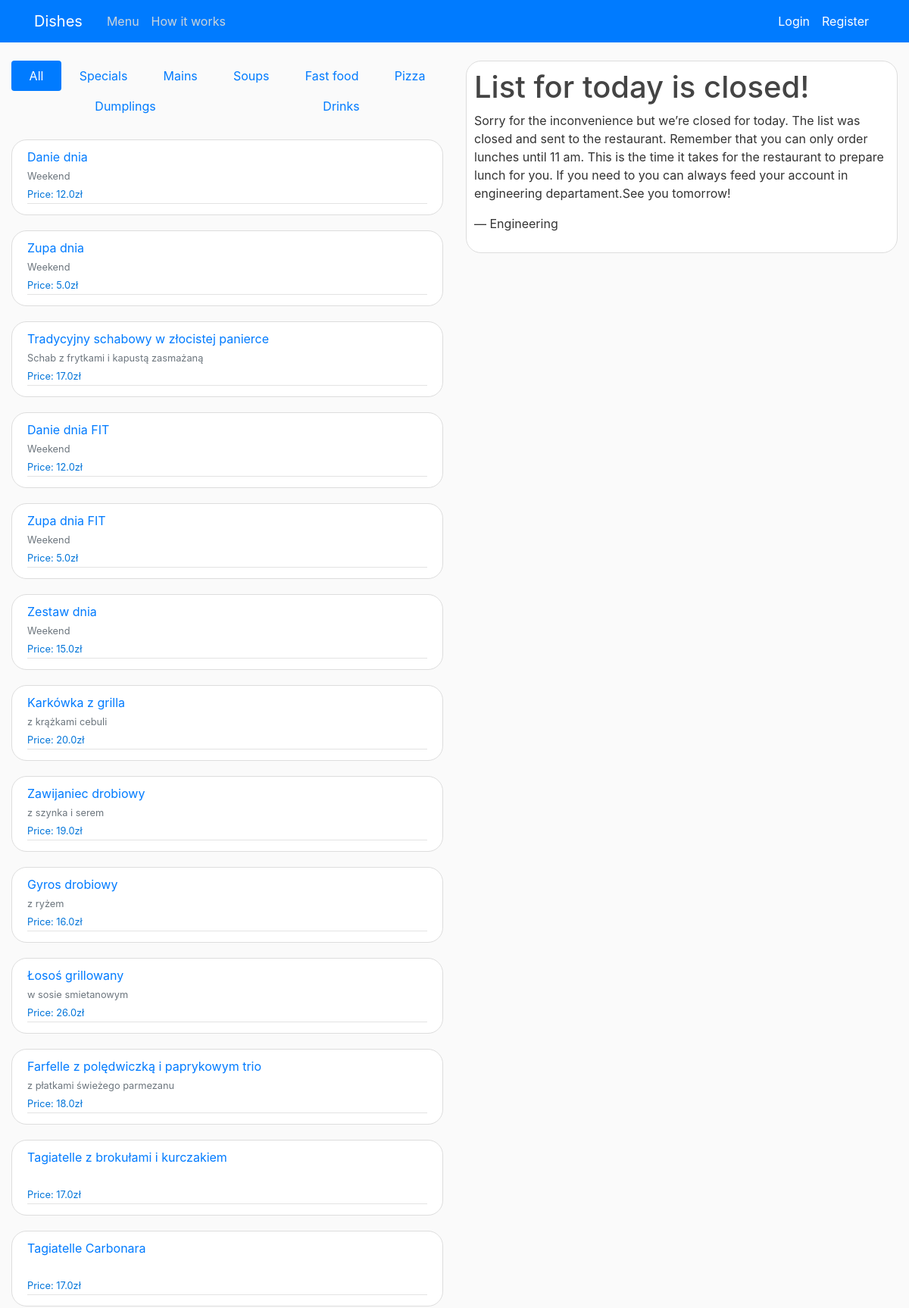
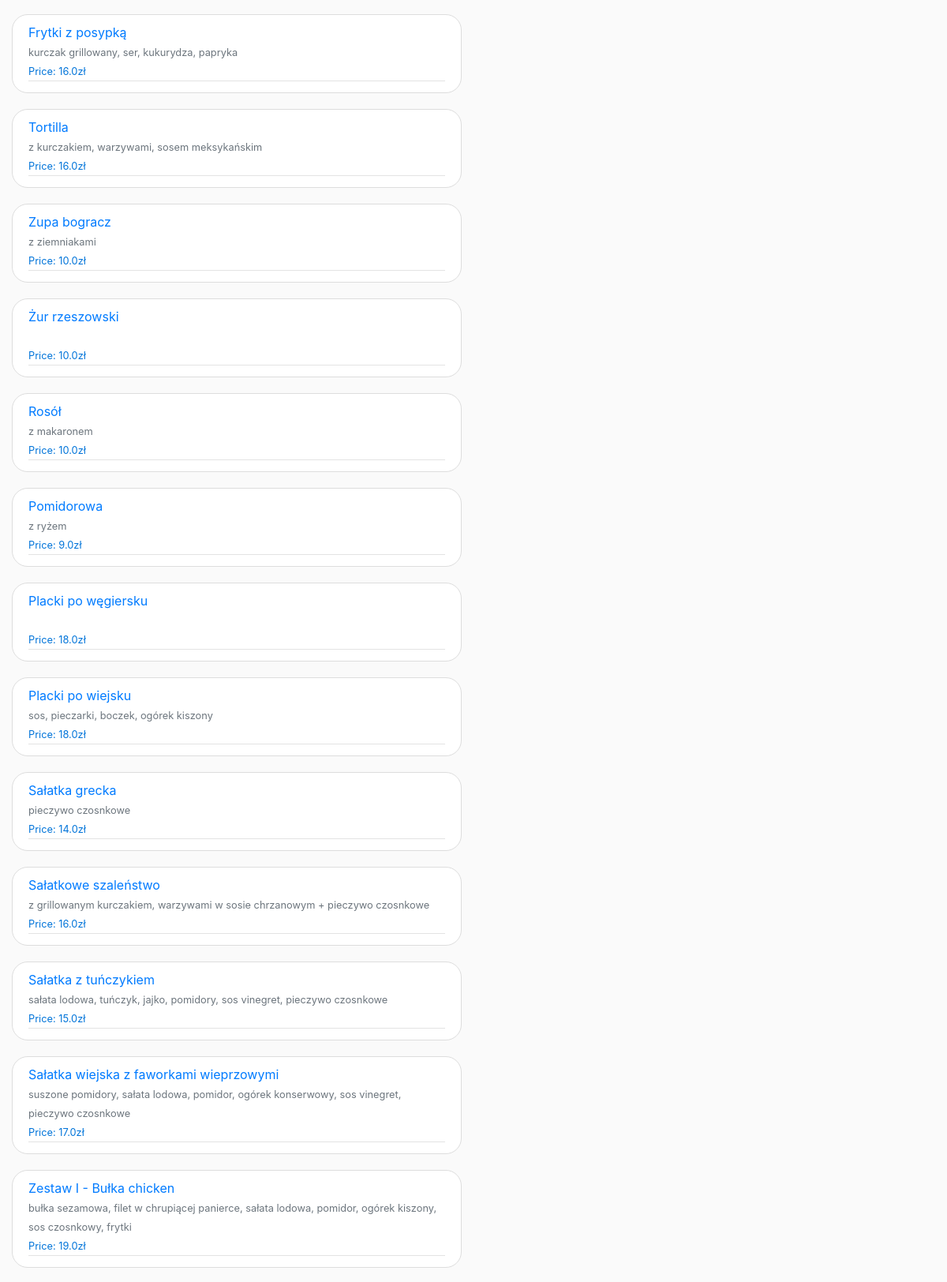
The page / (upper part) on the database its author committed (2 pictures, top to bottom).
### shop/models.py (models this page shows, shortened)
class Dish(models.Model):
    name = models.CharField(max_length=100)
    ingredient = models.CharField(max_length=250, blank=True)
    price = models.FloatField()
    dish_type = models.CharField(max_length=20)
    dish_addon = models.BooleanField(default=True)

### shop/views.py (the view)
# urls.py: 2. Add a URL to urlpatterns:  path('', views.home, name='home')
def home (request):
    context = {
        'dish': selectMenu('all'),
        'type': 'all',
        'hoursStart': startTime,
        'hoursEnd': endTime,
        'time': datetime.now()
    }
    try:
        values = countTotalPrice(request.user)
        context.update({'cart': values["items_in_cart"], 'sum_price': values["total_price"]})
        money = Profile.objects.get(user=request.user).money
        context.update({'money': money})
    except:
        pass
    return render(request, 'shop/home.html',context)

### shop/views.py (called while the page is built)
def countTotalPrice(user):
    items_in_cart = Cart.objects.filter(user=user)
    total_price = 0
    for item in items_in_cart:
        composition_price = item.composition.dish.price + item.composition.addon.price
        total_price += composition_price * item.quantity
    value_to_return ={
        'total_price': total_price,
        'items_in_cart': items_in_cart
    }
    return value_to_return

### shop/templates/shop/home.html (shortened to what this page needs)
{% extends 'shop/base.html' %}
{% block content %}
<nav class="nav nav-pills flex-column flex-sm-row">
    {% if type == 'all' %}
        <a class="flex-sm-fill text-sm-center nav-link active" href="{% url 'shop-select' 'all' %}">All</a>
        <a class="flex-sm-fill text-sm-center nav-link" href="{% url 'shop-select' 'special'%}">Specials</a>
        <a class="flex-sm-fill text-sm-center nav-link" href="{% url 'shop-select' 'main'%}">Mains</a>
        <a class="flex-sm-fill text-sm-center nav-link" href="{% url 'shop-select' 'soup'%}">Soups</a>
        <a class="flex-sm-fill text-sm-center nav-link" href="{% url 'shop-select' 'fastfood'%}">Fast food</a>
        <a class="flex-sm-fill text-sm-center nav-link" href="{% url 'shop-select' 'pizza'%}">Pizza</a>
        <a class="flex-sm-fill text-sm-center nav-link" href="{% url 'shop-select' 'dumplig'%}">Dumplings</a>
        <a class="flex-sm-fill text-sm-center nav-link" href="{% url 'shop-select' 'drinks'%}">Drinks</a>
    {% endif %}
</nav>
<br>
{% for menu in dish %}
    <article class="media content-section">
        <div class="media-body">
            <div class="article-metadata">
                <a class="mr-2" href="{% url 'shop-open-dish' menu.id %}">{{ menu.name }}</a><br>
                <small class="text-muted">{{ menu.ingredient }}</small><br>
                <small class="article-content" style='color:#0074d9'>Price: {{ menu.price }}zł</small>
            </div>
        </div>
    </article>
{% endfor %}
{% endblock content %}

### shop/templates/shop/base.html (shortened to what this page needs)
{% load static %}
{% load django_template_maths %}
<!DOCTYPE html>
<html>
<head>
    <link rel="stylesheet" href="https://stackpath.bootstrapcdn.com/bootstrap/4.5.2/css/bootstrap.min.css">
    <link rel="stylesheet" type="text/css" href="{% static 'shop/main.css' %}">
</head>
<body>
    <header class="site-header">
        <nav class="navbar navbar-expand-md navbar-dark bg-primary fixed-top">
            <div class="container">
                <a class="navbar-brand mr-4">Dishes</a>
                <div class="collapse navbar-collapse" id="navbarToggle">
                    <div class="navbar-nav mr-auto">
                        <a class="nav-item nav-link" href="{% url 'shop-home' %}">Menu</a>
                        <a class="nav-item nav-link" href="{% url 'shop-about' %}">How it works</a>
                    </div>
                     <div class="navbar-nav">
                        {% if user.is_authenticated %}
                            <a class="nav-item nav-link" style="color: #ffffff" href="{% url 'logout' %}">Logout</a>
                            <a class="nav-item nav-link" style="color: #ffffff" href="{% url 'profile' %}">{{ user.username }} : {{money|floatformat}}zł</a>
                        {% else %}
                            <a class="nav-item nav-link" style="color: #ffffff" href="{% url 'login' %}">Login</a>
                            <a class="nav-item nav-link" style="color: #ffffff" href="{% url 'register' %}">Register</a>
                        {% endif %}
                    </div>
                </div>
            </div>
        </nav>
    </header>
   <main role="main" class="container-fluid">
        {% if summary %}
            {% block summary %}
            {% endblock summary %}
        {% else %}
            <div class="row">
                <div class="col-md-6">
                    {% block content %}{% endblock %}
                </div>
                {% if hoursStart < time.time and hoursEnd > time.time %}
                    <div class="col-md-6">
                        {% if user.is_authenticated %}
                            {% if not profile_view%}
                                <div class="content-section-sticky">
                                    <h3>Cart</h3>
                                        <ul class="list-group list-group-flush">
                                            {% for item in cart %}
                                                <span class="badge badge-primary">{{item.quantity}} x {{ item.composition }} - {{item.composition.dish.price|add:item.composition.addon.price}} zł
                                                    <a class="badge badge-light" href="{% url 'shop-delete-from-cart' item.id %}">
                                                        <svg width="1em" height="1em" viewBox="0 0 16 16" class="bi bi-trash-fill" fill="currentColor" xmlns="http://www.w3.org/2000/svg">
                                                            <path fill-rule="evenodd" d="M2.5 1a1 1 0 0 0-1 1v1a1 1 0 0 0 1 1H3v9a2 2 0 0 0 2 2h6a2 2 0 0 0 2-2V4h.5a1 1 0 0 0 1-1V2a1 1 0 0 0-1-1H10a1 1 0 0 0-1-1H7a1 1 0 0 0-1 1H2.5zm3 4a.5.5 0 0 1 .5.5v7a.5.5 0 0 1-1 0v-7a.5.5 0 0 1 .5-.5zM8 5a.5.5 0 0 1 .5.5v7a.5.5 0 0 1-1 0v-7A.5.5 0 0 1 8 5zm3 .5a.5.5 0 0 0-1 0v7a.5.5 0 0 0 1 0v-7z"/>
                                                        </svg>
                                                    </a>
                                                </span>
                                                <br>
                                            {% endfor %}
                                            <li class="list-group-item d-flex justify-content-between align-items-center">Total:
                                                <span class="badge badge-primary badge-pill">{{sum_price}}</span> zł
                                            </li>
                                            <div class="text-center">
                                                <a class="btn btn-primary btn-lg btn-block" href="{% url 'shop-order-summary' %}"> Order </a>
                                            </div>
                                        </ul>
                                    </p>
                                </div>
                            {% endif %}
                        {% endif %}
                    </div>
                {% else %}
                    <div class="col-md-6">
                        <div class="content-section-sticky">
                            <article>
                                <h1>List for today is closed!</h1>
                                <div>
                                    <p>Sorry for the inconvenience but we&rsquo;re closed for today. The list was closed and sent to the restaurant. Remember that you can only order lunches until 11 am. This is the time it takes for the restaurant to prepare lunch for you. If you need to you can always feed your account
                                    in engineering departament.</a>See you tomorrow!</p>
                                    <p>&mdash; Engineering</p>
                                </div>
                            </article>
                        </div>
                    </div>
                {% endif %}
            </div>
        {% endif %}
    </main>
</body>
</html>

### shop/static/shop/main.css (style rules this page uses)
body { background: #fafafa; color: #333333; margin-top: 5rem; }
h1, h2, h3, h4, h5, h6 { color: #444444; }
.site-header .navbar-nav .nav-link { color: #cbd5db; }
.content-section { background: #ffffff; padding: 10px 20px; border: 1px solid #dddddd; border-radius: 20px; margin-bottom: 20px; }
.content-section-sticky { background: #ffffff; padding: 10px 10px; border: 1px solid #dddddd; border-radius: 20px; margin-bottom:0; position: -webkit-sticky; position: sticky; top: 60px; }
.container-fluid { border-radius:20px; }
.article-content { white-space: pre-line; }
.article-metadata { padding-bottom: 1px; margin-bottom: 4px; border-bottom: 1px solid #e3e3e3 }

### rows shown on the page
Dish: name "Danie dnia", ingredient "Weekend", price "12.0"
Dish: name "Zupa dnia", ingredient "Weekend", price "5.0"
Dish: name "Tradycyjny schabowy w złocistej panierce", ingredient "Schab z frytkami i kapustą zasmażaną", price "17.0"
Dish: name "Danie dnia FIT", ingredient "Weekend", price "12.0"
Dish: name "Zupa dnia FIT", ingredient "Weekend", price "5.0"
Dish: name "Zestaw dnia", ingredient "Weekend", price "15.0"
Dish: name "Karkówka z grilla", ingredient "z krążkami cebuli", price "20.0"
Dish: name "Zawijaniec drobiowy", ingredient "z szynka i serem", price "19.0"
Dish: name "Gyros drobiowy", ingredient "z ryżem", price "16.0"
Dish: name "Łosoś grillowany", ingredient "w sosie smietanowym", price "26.0"
Dish: name "Farfelle z polędwiczką i paprykowym trio", ingredient "z płatkami świeżego parmezanu", price "18.0"
Dish: name "Tagiatelle z brokułami i kurczakiem", price "17.0"
Dish: name "Tagiatelle Carbonara", price "17.0"
Dish: name "Frytki z posypką", ingredient "kurczak grillowany, ser, kukurydza, papryka", price "16.0"
Dish: name "Tortilla", ingredient "z kurczakiem, warzywami, sosem meksykańskim", price "16.0"
Dish: name "Zupa bogracz", ingredient "z ziemniakami", price "10.0"
Dish: name "Żur rzeszowski", price "10.0"
Dish: name "Rosół", ingredient "z makaronem", price "10.0"
Dish: name "Pomidorowa", ingredient "z ryżem", price "9.0"
Dish: name "Placki po węgiersku", price "18.0"
Dish: name "Placki po wiejsku", ingredient "sos, pieczarki, boczek, ogórek kiszony", price "18.0"
Dish: name "Sałatka grecka", ingredient "pieczywo czosnkowe", price "14.0"
Dish: name "Sałatkowe szaleństwo", ingredient "z grillowanym kurczakiem, warzywami w sosie chrzanowym + pieczywo czosnkowe", price "16.0"
Dish: name "Sałatka z tuńczykiem", ingredient "sałata lodowa, tuńczyk, jajko, pomidory, sos vinegret, pieczywo czosnkowe", price "15.0"
Dish: name "Sałatka wiejska z faworkami wieprzowymi", ingredient "suszone pomidory, sałata lodowa, pomidor, ogórek konserwowy, sos vinegret, pieczywo czosnkowe", price "17.0"
Dish: name "Zestaw I - Bułka chicken", ingredient "bułka sezamowa, filet w chrupiącej panierce, sałata lodowa, pomidor, ogórek kiszony, sos czosnkowy, frytki", price "19.0"
